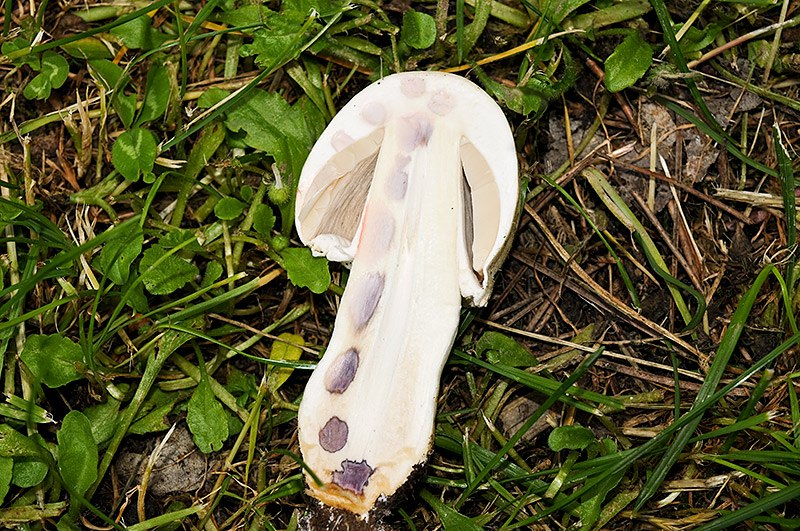
#> input picture Agaricus (Bisa Dimakan)/0.jpg, 800 x 531 px; its folder holds only this picture in this run
$ python -i seg.py   (imports and definitions only)   (older library calls are emulated)
#> lines starting #> are read from the running program, lines starting #| are printed output that depends on the picture
import numpy as np
import cv2 as cv
from matplotlib import pyplot as plt
import os
import matplotlib.pyplot as plt
import pickle
from sklearn.model_selection import train_test_split
from sklearn.svm import SVC
from skimage.feature import greycomatrix, greycoprops
from skimage import io, color, img_as_ubyte

categories = ['Amanita phalloides(Beracun)',
              'Boletus edulis (Bisa dimakan)',
              'Conocybe filaris (Beracun)',
              'Cortinarius caperatus(Bisa Dimakan)',
              'Lactarius Turpis(Beracun)',
              'Suillus bovinus (Bisa Dimakan)']
data = []
dir = os.getcwd()


def GrabCut(source):
#> called with source = 'Agaricus (Bisa Dimakan)/0.jpg'
    img = cv.imread(source)
#> img is the input picture: shape (531, 800, 3); mean B, G, R 55, 92.3, 92.7
    image_resized = cv.resize(img, (200, 200))
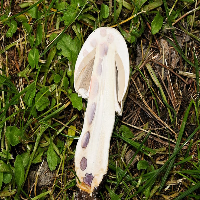
#> image_resized: shape (200, 200, 3); mean B, G, R 54.9, 92.1, 92.6
    mask = np.zeros(image_resized.shape[:2], np.uint8)
    bgdModel = np.zeros((1, 65), np.float64)
    fgdModel = np.zeros((1, 65), np.float64)
    rect = (0, 0, 195, 195)
    cv.grabCut(image_resized, mask, rect, bgdModel,
               fgdModel, 5, cv.GC_INIT_WITH_RECT)
    mask2 = np.where((mask == 2) | (mask == 0), 0, 1).astype('uint8')
    image_resized = image_resized*mask2[:, :, np.newaxis]
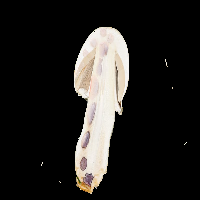
#> image_resized: shape (200, 200, 3); mean B, G, R 31.7, 33.7, 35.4
    imgGray = cv.cvtColor(image_resized, cv.COLOR_BGR2GRAY)
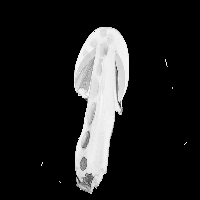
#> imgGray: shape (200, 200); min 0, max 253, mean 34
    return imgGray


# [30 lines left out: functions TulisDataset, BacaDataset, main, not called in this run]


def contrast_feature(matrix_coocurrence):
    contrast = greycoprops(matrix_coocurrence, 'contrast')
    return contrast


def dissimilarity_feature(matrix_coocurrence):
    dissimilarity = greycoprops(matrix_coocurrence, 'dissimilarity')
    return dissimilarity


def homogeneity_feature(matrix_coocurrence):
    homogeneity = greycoprops(matrix_coocurrence, 'homogeneity')
    return homogeneity


def energy_feature(matrix_coocurrence):
    energy = greycoprops(matrix_coocurrence, 'energy')
    return energy


def correlation_feature(matrix_coocurrence):
    correlation = greycoprops(matrix_coocurrence, 'correlation')
    return correlation


def asm_feature(matrix_coocurrence):
    asm = greycoprops(matrix_coocurrence, 'ASM')
    return asm


# [23 lines left out: function SVM, not called in this run]

    # [8 lines of commented-out code are left out]
# [3 lines not run here, left out]

>>> result = GrabCut('Agaricus (Bisa Dimakan)/0.jpg')

$ run again, on Agaricus (Bisa Dimakan)/1.jpg
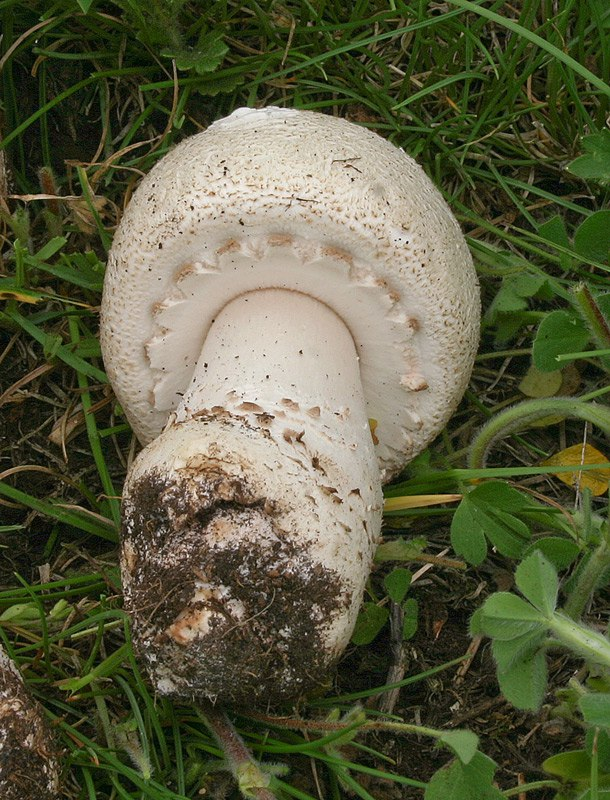
#> input picture Agaricus (Bisa Dimakan)/1.jpg, 610 x 800 px
#> in GrabCut, img is the input picture: shape (800, 610, 3); mean B, G, R 63.8, 91.9, 90
#> in GrabCut, `image_resized = cv.resize(img, (200, 200))`:
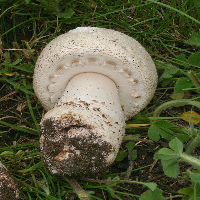
#> image_resized: shape (200, 200, 3); mean B, G, R 63.7, 91.8, 89.9
#> in GrabCut, `imgGray = cv.cvtColor(image_resized, cv.COLOR_BGR2GRAY)`:
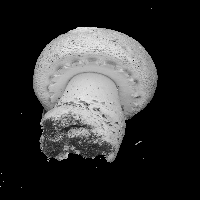
#> imgGray: shape (200, 200); min 0, max 237, mean 51

$ run again, on Agaricus (Bisa Dimakan)/2.jpg
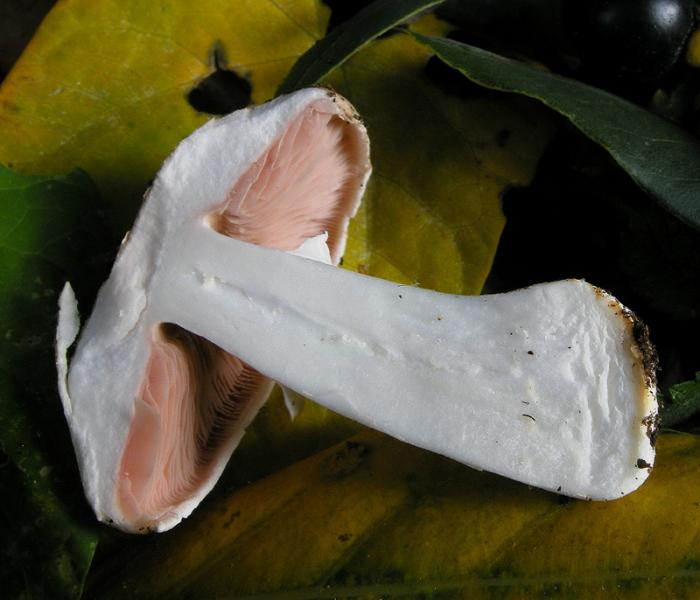
#> input picture Agaricus (Bisa Dimakan)/2.jpg, 700 x 600 px
#> in GrabCut, img is the input picture: shape (600, 700, 3); mean B, G, R 55.8, 79.2, 84.2
#> in GrabCut, `image_resized = image_resized*mask2[:, :, np.newaxis]`:
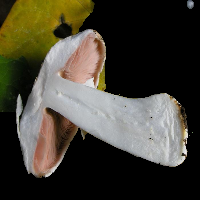
#> image_resized: shape (200, 200, 3); mean B, G, R 52.7, 64.3, 68
#> in GrabCut, `imgGray = cv.cvtColor(image_resized, cv.COLOR_BGR2GRAY)`:
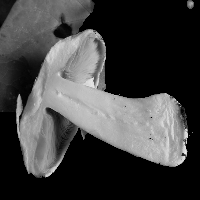
#> imgGray: shape (200, 200); min 0, max 235, mean 64.1

$ run again, on Agaricus (Bisa Dimakan)/3.jpg
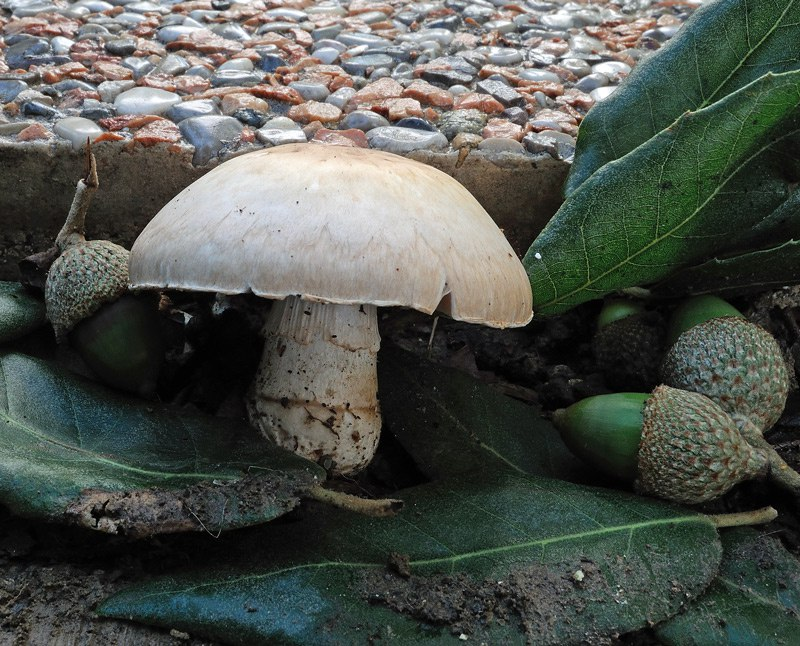
#> input picture Agaricus (Bisa Dimakan)/3.jpg, 800 x 646 px
#> in GrabCut, img is the input picture: shape (646, 800, 3); mean B, G, R 78, 84.6, 80
#> in GrabCut, `image_resized = cv.resize(img, (200, 200))`:
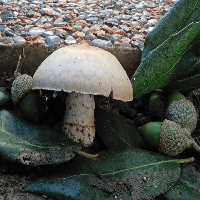
#> image_resized: shape (200, 200, 3); mean B, G, R 77.8, 84.5, 79.9
#> in GrabCut, `imgGray = cv.cvtColor(image_resized, cv.COLOR_BGR2GRAY)`:
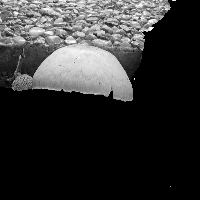
#> imgGray: shape (200, 200); min 0, max 255, mean 49.2
